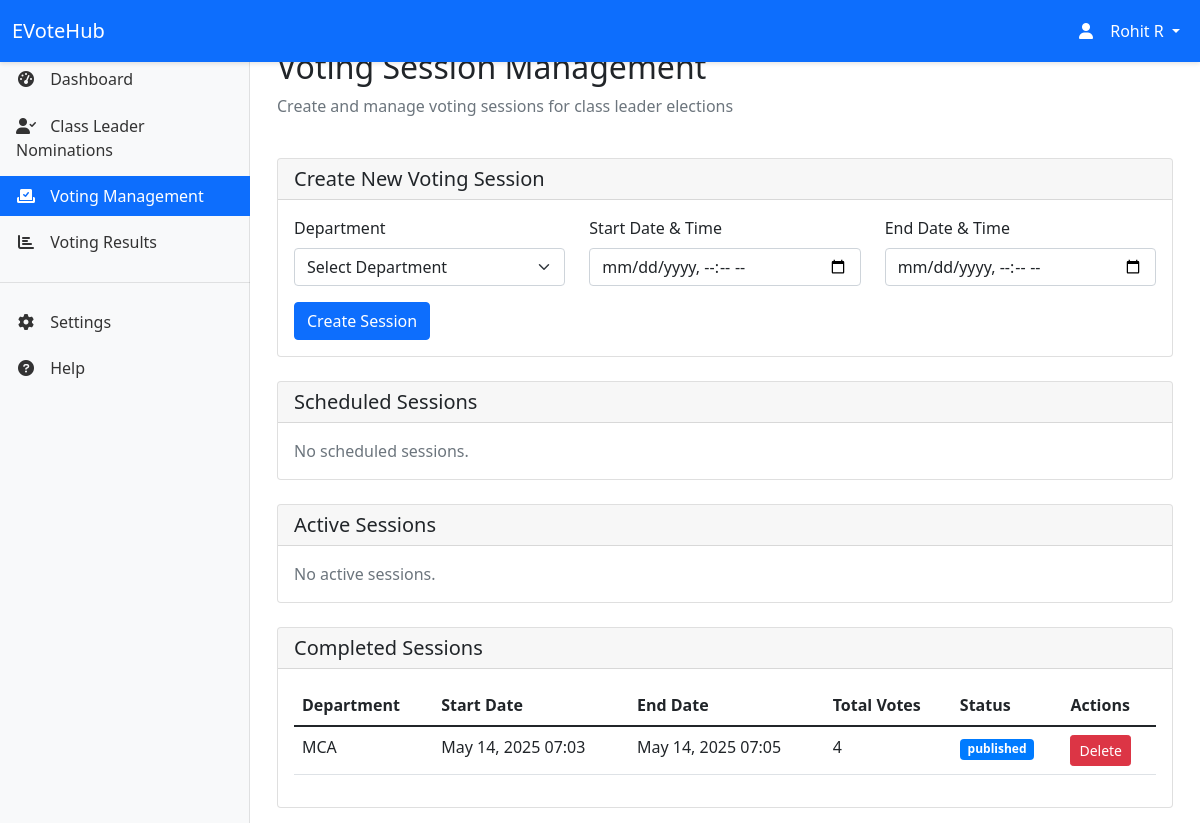
The page /officer/voting/ (signed in) on the database as committed earlier.
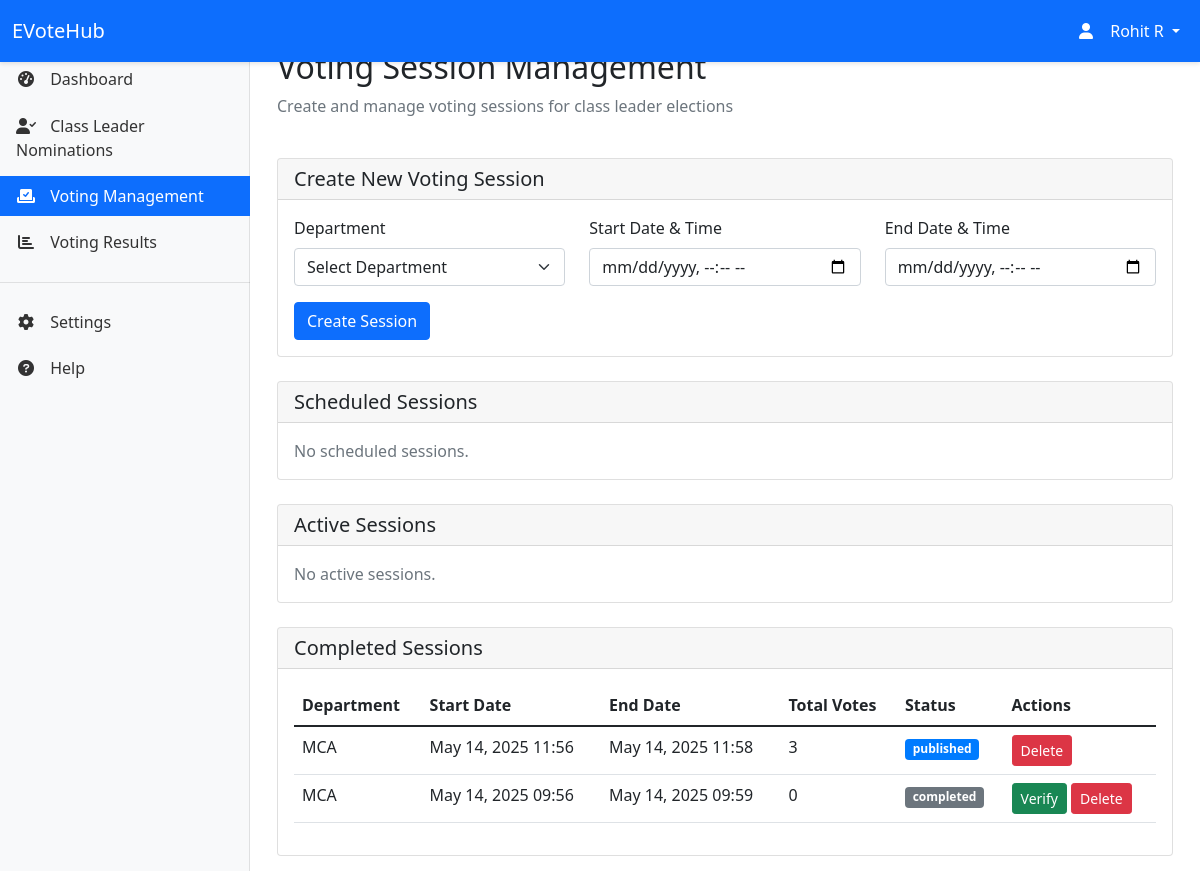
The same page on the database as committed later.
### myapp/models.py (models this page shows, shortened)
class VotingSession(models.Model):
    STATUS_CHOICES = [
        ('scheduled', 'Scheduled'),
        ('active', 'Active'),
        ('completed', 'Completed'),
        ('verified', 'Verified'),
        ('published', 'Published'),
        ('cancelled', 'Cancelled')
    ]
    department = models.ForeignKey(Department, on_delete=models.CASCADE)
    start_date = models.DateTimeField()
    end_date = models.DateTimeField()
    status = models.CharField(max_length=20, choices=STATUS_CHOICES, default='scheduled')
    created_by = models.ForeignKey(Officer, on_delete=models.SET_NULL, null=True)
    created_at = models.DateTimeField(auto_now_add=True)
    updated_at = models.DateTimeField(auto_now=True)
    election_cycle = models.ForeignKey('self', on_delete=models.SET_NULL, null=True, blank=True, related_name='sessions')
    def update_status_based_on_time(self):
        now = timezone.now()
        if self.status in ['completed', 'verified', 'published', 'cancelled']:
            return

class Department(models.Model):
    name = models.CharField(max_length=100)
    code = models.CharField(max_length=10, unique=True)
    created_at = models.DateTimeField(default=timezone.now)
    updated_at = models.DateTimeField(auto_now=True)

### myapp/views.py (the view, shortened to what this page needs)
# urls.py: path('officer/voting/', views.officer_voting_management, name='officer_voting_management'),
@login_required
def officer_voting_management(request):
    try:
        officer = request.user.officer
    except Officer.DoesNotExist:
        messages.error(request, 'Access denied. You are not authorized as an Officer.')
        return redirect('home')
    all_sessions = VotingSession.objects.exclude(status__in=['verified', 'published', 'cancelled'])
    for session in all_sessions:
        session.update_status_based_on_time()
    scheduled_sessions = []
    active_sessions = VotingSession.objects.filter(status='active').prefetch_related('candidate_set')
    completed_sessions = VotingSession.objects.filter(
        status__in=['completed', 'verified', 'published', 'cancelled']
    ).order_by('-end_date')
    departments = Department.objects.all()
    context = {
        'scheduled_sessions': scheduled_sessions,
        'active_sessions': active_sessions,
        'completed_sessions': completed_sessions,
        'departments': departments,
    }
    return render(request, 'officer/voting_management.html', context)

### templates/officer/voting_management.html (shortened to what this page needs)
{% extends 'officer/base_officer.html' %}
{% block content %}
<div class="container-fluid">
    <div class="row mb-4">
        <div class="col-12">
            <h2>Voting Session Management</h2>
            <p class="text-muted">Create and manage voting sessions for class leader elections</p>
        </div>
    </div>
    <div class="card mb-4">
        <div class="card-header">
            <h5 class="card-title mb-0">Create New Voting Session</h5>
        </div>
        <div class="card-body">
            <form method="post">
                <div class="row">
                    <div class="col-md-4 mb-3">
                        <label for="department" class="form-label">Department</label>
                        <select class="form-select" id="department" name="department" required>
                            <option value="">Select Department</option>
                        </select>
                    </div>
                    <div class="col-md-4 mb-3">
                        <label for="start_date" class="form-label">Start Date & Time</label>
                        <input type="datetime-local" class="form-control" id="start_date" name="start_date" required>
                    </div>
                    <div class="col-md-4 mb-3">
                        <label for="end_date" class="form-label">End Date & Time</label>
                        <input type="datetime-local" class="form-control" id="end_date" name="end_date" required>
                    </div>
                </div>
                <button type="submit" class="btn btn-primary">Create Session</button>
            </form>
        </div>
    </div>
    <div class="card mb-4">
        <div class="card-header">
            <h5 class="card-title mb-0">Scheduled Sessions</h5>
        </div>
        <div class="card-body">
            {% if scheduled_sessions %}
            <div class="table-responsive">
                <table class="table table-hover">
                    <thead>
                        <tr>
                            <th>Department</th>
                            <th>Start Date</th>
                            <th>End Date</th>
                            <th>Male Candidates</th>
                            <th>Female Candidates</th>
                            <th>Actions</th>
                        </tr>
                    </thead>
                    <tbody>
                        {% for session_data in scheduled_sessions %}
                        <tr>
                            <td>{{ session_data.session.department.name }}</td>
                            <td>{{ session_data.session.start_date|date:"M d, Y H:i" }}</td>
                            <td>{{ session_data.session.end_date|date:"M d, Y H:i" }}</td>
                            <td>{{ session_data.male_count }}</td>
                            <td>{{ session_data.female_count }}</td>
                            <td>
                                <form method="post" class="d-inline">
                                    {% csrf_token %}
                                    <input type="hidden" name="action" value="cancel_session">
                                    <input type="hidden" name="session_id" value="{{ session_data.session.id }}">
                                    <button type="submit" class="btn btn-sm btn-danger" onclick="return confirm('Are you sure you want to cancel this session? This action cannot be undone.')">
                                        Cancel
                                    </button>
                                </form>
                            </td>
                        </tr>
                        {% endfor %}
                    </tbody>
                </table>
            </div>
            {% else %}
            <p class="text-muted mb-0">No scheduled sessions.</p>
            {% endif %}
        </div>
    </div>
    <div class="card mb-4">
        <div class="card-header">
            <h5 class="card-title mb-0">Active Sessions</h5>
        </div>
        <div class="card-body">
            {% if active_sessions %}
            <div class="table-responsive">
                <table class="table table-hover">
                    <thead>
                        <tr>
                            <th>Department</th>
                            <th>Start Date</th>
                            <th>End Date</th>
                            <th>Total Votes</th>
                            <th>Actions</th>
                        </tr>
                    </thead>
                    <tbody>
                        {% for session in active_sessions %}
                        <tr>
                            <td>{{ session.department.name }}</td>
                            <td>{{ session.start_date|date:"M d, Y H:i" }}</td>
                            <td>{{ session.end_date|date:"M d, Y H:i" }}</td>
                            <td>{{ session.vote_set.count }}</td>
                            <td>
                                <form method="post" class="d-inline">
                                    {% csrf_token %}
                                    <input type="hidden" name="action" value="cancel_session">
                                    <input type="hidden" name="session_id" value="{{ session.id }}">
                                    <button type="submit" class="btn btn-sm btn-danger" onclick="return confirm('Are you sure you want to cancel this session? This action cannot be undone.')">
                                        Cancel
                                    </button>
                                </form>
                            </td>
                        </tr>
                        {% endfor %}
                    </tbody>
                </table>
            </div>
            {% else %}
            <p class="text-muted mb-0">No active sessions.</p>
            {% endif %}
        </div>
    </div>
    <div class="card">
        <div class="card-header">
            <h5 class="card-title mb-0">Completed Sessions</h5>
        </div>
        <div class="card-body">
            {% if completed_sessions %}
            <div class="table-responsive">
                <table class="table table-hover">
                    <thead>
                        <tr>
                            <th>Department</th>
                            <th>Start Date</th>
                            <th>End Date</th>
                            <th>Total Votes</th>
                            <th>Status</th>
                            <th>Actions</th>
                        </tr>
                    </thead>
                    <tbody>
                        {% for session in completed_sessions %}
                        <tr>
                            <td>{{ session.department.name }}</td>
                            <td>{{ session.start_date|date:"M d, Y H:i" }}</td>
                            <td>{{ session.end_date|date:"M d, Y H:i" }}</td>
                            <td>{{ session.vote_set.count }}</td>
                            <td><span class="badge bg-{{ session.status|lower }}">{{ session.status }}</span></td>
                            <td>
                                {% if session.status == 'completed' %}
                                <form method="post" class="d-inline">
                                    <button type="submit" class="btn btn-sm btn-success">Verify</button>
                                </form>
                                {% endif %}
                                <form method="post" class="d-inline">
                                    <button type="submit" class="btn btn-sm btn-danger" onclick="return confirm('Are you sure you want to delete this session? This action cannot be undone.')">
                                        Delete
                                    </button>
                                </form>
                            </td>
                        </tr>
                        {% endfor %}
                    </tbody>
                </table>
            </div>
            {% else %}
            <p class="text-muted mb-0">No completed sessions.</p>
            {% endif %}
        </div>
    </div>
</div>
{% endblock %}

### templates/officer/base_officer.html (shortened to what this page needs)
<!DOCTYPE html>
<html lang="en">
<head>
    <link href="https://cdn.jsdelivr.net/npm/bootstrap@5.1.3/dist/css/bootstrap.min.css" rel="stylesheet">
    <link href="https://cdnjs.cloudflare.com/ajax/libs/font-awesome/6.0.0/css/all.min.css" rel="stylesheet">
</head>
<body>
    <nav class="navbar navbar-expand-lg navbar-dark bg-primary fixed-top">
        <div class="container-fluid">
            <a class="navbar-brand" href="{% url 'officer_home' %}">EVoteHub</a>
            <div class="collapse navbar-collapse" id="navbarNav">
                <ul class="navbar-nav ms-auto">
                    <li class="nav-item dropdown">
                        <a class="nav-link dropdown-toggle text-white" href="#" id="navbarDropdown" role="button" data-bs-toggle="dropdown">
                            <i class="fas fa-user"></i> {{ request.user.get_full_name }}
                        </a>
                    </li>
                </ul>
            </div>
        </div>
    </nav>
    <nav class="sidebar">
        <div class="sidebar-sticky">
            <ul class="nav flex-column">
                <li class="nav-item">
                    <a class="nav-link {% if request.resolver_match.url_name == 'officer_home' %}active{% endif %}"
                       href="{% url 'officer_home' %}">
                        <i class="fas fa-tachometer-alt"></i>
                        <span>Dashboard</span>
                    </a>
                </li>
                <li class="nav-item">
                    <a class="nav-link {% if request.resolver_match.url_name == 'officer_nominations' %}active{% endif %}"
                       href="{% url 'officer_nominations' %}">
                        <i class="fas fa-user-check"></i>
                        <span>Class Leader Nominations</span>
                    </a>
                </li>
                <li class="nav-item">
                    <a class="nav-link {% if request.resolver_match.url_name == 'officer_voting_management' %}active{% endif %}"
                       href="{% url 'officer_voting_management' %}">
                        <i class="fas fa-vote-yea"></i>
                        <span>Voting Management</span>
                    </a>
                </li>
                <li class="nav-item">
                    <a class="nav-link" href="{% url 'officer_voting_results' %}">
                        <i class="fas fa-chart-bar"></i> Voting Results
                    </a>
                </li>
                <div class="nav-divider"></div>
                <li class="nav-item">
                    <a class="nav-link" href="#">
                        <i class="fas fa-cog"></i>
                        <span>Settings</span>
                    </a>
                </li>
                <li class="nav-item">
                    <a class="nav-link" href="#" data-bs-toggle="modal" data-bs-target="#helpModal">
                        <i class="fas fa-question-circle"></i>
                        <span>Help</span>
                    </a>
                </li>
            </ul>
        </div>
    </nav>
    <main class="main-content">
        {% block content %}
        {% endblock %}
    </main>
</body>
</html>

### templates/officer/base_officer.html (style rules this page uses)
.sidebar { position: fixed; top: 0; bottom: 0; left: 0; z-index: 100; padding: 48px 0 0; box-shadow: inset -1px 0 0 rgba(0, 0, 0, .1); background-color: #f8f9fa; width: 250px; }
.sidebar-sticky { position: relative; top: 0; height: calc(100vh - 48px); padding-top: .5rem; overflow-x: hidden; overflow-y: auto; }
.navbar { box-shadow: 0 2px 4px rgba(0,0,0,.1); }
.main-content { margin-left: 250px; padding: 48px 15px 15px; }
.nav-link { color: #333; padding: 0.5rem 1rem; margin: 0.2rem 0; }
.nav-link.active { background-color: #0d6efd; color: white; }
.nav-link i { width: 20px; text-align: center; margin-right: 10px; }
.nav-divider { margin: 1rem 0; border-top: 1px solid rgba(0,0,0,.1); }

### templates/officer/voting_management.html (style rules this page uses)
.bg-completed { background-color: #6c757d; }
.bg-published { background-color: #007bff; }

Rows that differ between the two databases and show on the page:
removed VotingSession: department.name "MCA", start_date "May 14, 2025 07:03", end_date "May 14, 2025 07:05", vote_set.count "4", status "published"
added VotingSession: department.name "MCA", start_date "May 14, 2025 11:56", end_date "May 14, 2025 11:58", vote_set.count "3", status "published"
added VotingSession: department.name "MCA", start_date "May 14, 2025 09:56", end_date "May 14, 2025 09:59", vote_set.count "0", status "completed"
